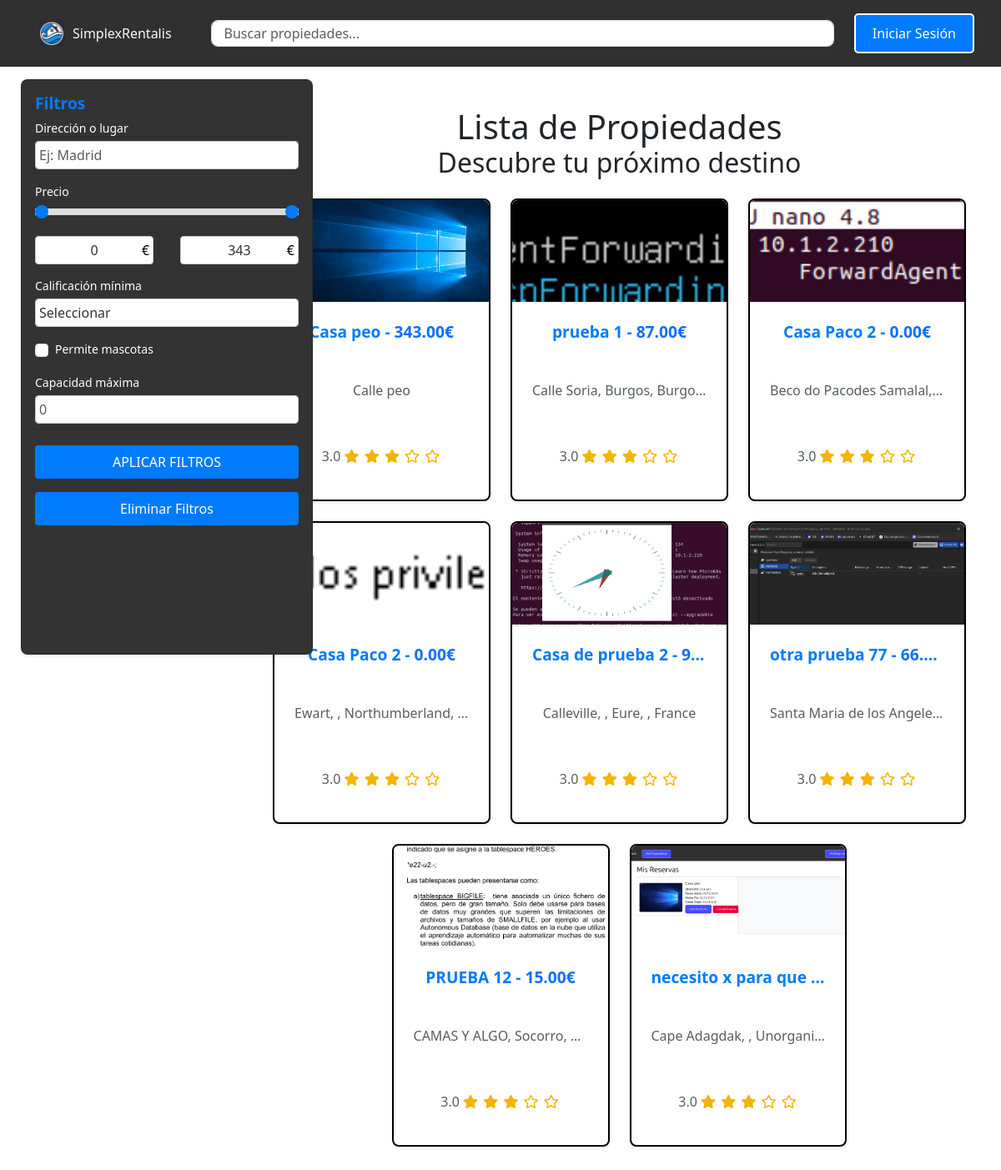
Page /propiedades/ on the committed database.
### SimplexRentalisAPP/models.py (models this page shows, shortened)
class Propiedades(models.Model):
    id = models.AutoField(primary_key=True)
    nombre = models.CharField(max_length=100, blank=False, null=False)
    descripcion = models.TextField(max_length=3000, blank=True, null=True)
    direccion = models.CharField(max_length=300, blank=False, null=False)
    precio_noche = MoneyField(max_digits=10, decimal_places=2, blank=False, null=False, default_currency='EUR')
    propietario = models.ForeignKey('User', on_delete=models.CASCADE, related_name='propiedades', blank=False, null=False)
    calificacion = models.DecimalField(
        default=3.0,
        blank=False,
        null=False,
        max_digits=3,
        validators=[MinValueValidator(1), MaxValueValidator(5)],
        decimal_places=1
    )
    permite_mascotas = models.BooleanField(default=False)
    en_mantenimiento = models.BooleanField(default=False)
    capacidad_maxima = models.IntegerField(default=1, blank=False, null=False)
    cantidad_banos = models.IntegerField(default=1, blank=False, null=False)
    cantidad_dormitorios = models.IntegerField(default=1, blank=False, null=False)
    galeria = models.ForeignKey('Galeria', on_delete=models.CASCADE, related_name='propiedades_galeria', blank=True, null=True)
    class Meta:
        constraints = [
            models.UniqueConstraint(fields=['direccion', 'propietario'], name='unique_direccion_propietario')
        ]

### SimplexRentalisAPP/views.py (the view)
# urls.py: path('propiedades/', views.propiedades, name='propiedades'),
def propiedades(request):
    query = request.GET.get('q')
    direccion = request.GET.get('direccion')
    precio_min = request.GET.get('precio_min')
    precio_max = request.GET.get('precio_max')
    calificacion = request.GET.get('calificacion')
    permite_mascotas = request.GET.get('permite_mascotas')
    capacidad_maxima = request.GET.get('capacidad_maxima')
    precio_minimo = Propiedades.objects.aggregate(min_precio=Min('precio_noche'))['min_precio'] or 0
    precio_maximo = Propiedades.objects.aggregate(max_precio=Max('precio_noche'))['max_precio'] or 10000
    form = FiltroPropiedadesForm(request.GET)
    propiedades = Propiedades.objects.prefetch_related('gallery_images').filter(en_mantenimiento=False)
    if query:
        propiedades = propiedades.filter(
            Q(nombre__icontains=query) | Q(direccion__icontains=query)
        )
    if form.is_valid():
        if direccion:
            propiedades = propiedades.filter(direccion__icontains=direccion)
        if precio_min:
            propiedades = propiedades.filter(precio_noche__gte=precio_min)
        if precio_max:
            propiedades = propiedades.filter(precio_noche__lte=precio_max)
        if calificacion:
            propiedades = propiedades.filter(calificacion__gte=int(calificacion))
        if permite_mascotas:
            propiedades = propiedades.filter(permite_mascotas=(permite_mascotas == 'True'))
        if capacidad_maxima:
            propiedades = propiedades.filter(capacidad_maxima__gte=capacidad_maxima)  # Usar `gte` para capacidad máxima
    for propiedad in propiedades:
        portada = propiedad.gallery_images.filter(portada=True).order_by('id').first()
        if not portada:
            portada = propiedad.gallery_images.order_by('id').first()
        propiedad.portada = portada.imagen.url if portada else "/static/images/default_property.jpg"
    if 'precio_max' not in request.GET:
        form.fields['precio_max'].initial = precio_maximo
    if 'precio_min' not in request.GET:
        form.fields['precio_min'].initial = precio_minimo
    context = {
        'propiedades': propiedades,
        'form': form,
        'precio_minimo': precio_minimo,
        'precio_maximo': precio_maximo,
        'query': query
    }
    return render(request, 'SimplexRentalisAPP/propiedades_list.html', context)

### SimplexRentalisAPP/forms.py
class FiltroPropiedadesForm(forms.Form):
    direccion = forms.CharField(required=False, label="Dirección o Lugar", widget=forms.TextInput(attrs={'class': 'form-control'}))
    precio_min = forms.DecimalField(required=False, label="Precio Mínimo", widget=forms.NumberInput(attrs={'class': 'form-control'}))
    precio_max = forms.DecimalField(required=False, label="Precio Máximo", widget=forms.NumberInput(attrs={'class': 'form-control'}))
    calificacion = forms.ChoiceField(required=False, label="Calificación Mínima", choices=[('', 'Cualquiera'), ('1', '1'), ('2', '2'), ('3', '3'), ('4', '4'), ('5', '5')], widget=forms.Select(attrs={'class': 'form-control'}))
    permite_mascotas = forms.ChoiceField(required=False, label="Permite Mascotas", choices=[('', 'Cualquiera'), ('True', 'Sí'), ('False', 'No')], widget=forms.Select(attrs={'class': 'form-control'}))

### SimplexRentalisAPP/templates/SimplexRentalisAPP/propiedades_list.html (shortened to what this page needs)
{% extends 'base.html' %}
{% load static %}
{% block content %}
<div class="container mt-5">
    <div class="row">
        <div class="col-md-3 mb-4">
            <div class="card shadow-sm rounded-3 p-3 fixed-left no-animation">
                <h5 class="card-title">Filtros</h5>
                <form id="filtroForm" method="get" action="{% url 'propiedades' %}">
                    <div class="mb-3">
                        <label for="direccion" class="form-label">Dirección o lugar</label>
                        <input type="text" class="form-control" id="direccion" name="direccion" placeholder="Ej: Madrid" value="{{ request.GET.direccion }}">
                    </div>
                    <label for="minPrice" class="form-label">Precio</label>
                    <div class="slider-container">
                        <div class="range-slider">
                            <input type="range" id="minPrice" name="precio_min" min="{{ precio_minimo }}" max="{{ precio_maximo }}"
                            value="{{ request.GET.precio_min|default:precio_minimo }}" oninput="updatePriceValues()" class="slider thumb-lower">
                            <input type="range" id="maxPrice" name="precio_max" min="{{ precio_minimo }}" max="{{ precio_maximo }}"
                            value="{{ request.GET.precio_max|default:precio_maximo }}" oninput="updatePriceValues()" class="slider">
                        </div>
                        <div class="price-range">
                            <div style="position: relative; width: 45%;">
                                <input type="text" id="minPriceValue" value="{{ request.GET.precio_min|default:precio_minimo }}">
                                <span>€</span>
                            </div>
                            <div style="position: relative; width: 45%;">
                                <input type="text" id="maxPriceValue" value="{{ request.GET.precio_max|default:precio_maximo }}">
                                <span>€</span>
                            </div>
                        </div>
                    </div>
                    <div class="mb-3">
                        <label for="calificacion" class="form-label">Calificación mínima</label>
                        <select class="form-control" id="calificacion" name="calificacion">
                            <option value="">Seleccionar</option>
                        </select>
                    </div>
                    <div class="mb-3 form-check">
                        <input type="checkbox" class="form-check-input" id="permite_mascotas" name="permite_mascotas" {% if request.GET.permite_mascotas %}checked{% endif %}>
                        <label class="form-check-label" for="permite_mascotas">Permite mascotas</label>
                    </div>
                    <div class="mb-3">
                        <label for="capacidad_maxima" class="form-label">Capacidad máxima</label>
                        <input type="number" class="form-control" id="capacidad_maxima" name="capacidad_maxima" placeholder="0" value="{{ request.GET.capacidad_maxima }}">
                    </div>
                    <button type="submit" class="btn btn-primary w-100">Aplicar Filtros</button>
                    <button type="button" class="btn btn-secondary w-100 mt-3" id="eliminarFiltrosBtn">Eliminar Filtros</button>
                </form>
            </div>
        </div>
        <div class="col-md-9">
            <div class="position-relative mb-4">
                <h1 class="text-center m-0">{% if query %}Resultados de Búsqueda{% else %}Lista de Propiedades{% endif %}</h1>
                <h2 class="text-center m-0">{% if query %}Tu próximo destino segun tus indicaciones{% else %}Descubre tu próximo destino{% endif %}</h2>
            </div>
            <div class="row justify-content-center">
                {% if propiedades %}
                    {% for propiedad in propiedades %}
                    <div class="col-12 col-md-6 col-lg-4 mb-4 d-flex align-items-stretch">
                        <div class="propiedad-card-wrapper position-relative">
                            <a href="{% url 'propiedad_detallada' propiedad.pk %}" class="text-decoration-none">
                                <div class="card propiedad-card shadow-sm rounded-3 overflow-hidden" style="height: 100%; display: flex; flex-direction: column;">
                                    <div class="card-image" style="height: 200px; overflow: hidden;">
                                        <img src="{{ propiedad.portada }}" class="img-fluid rounded-top" alt="Imagen de {{ propiedad.nombre }}" style="width: 100%; height: 100%; object-fit: cover;">
                                    </div>
                                    <div class="card-body p-4" style="flex-grow: 1;">
                                        <h5 class="card-title text-truncate">{{ propiedad.nombre }} - <span class="text-primary">{{ propiedad.precio_noche }}€</span></h5>
                                        <p class="card-text text-muted text-truncate">{{ propiedad.direccion }}</p>
                                        <p class="text-muted">
                                            {{ propiedad.calificacion|default:"-" }}
                                            <span class="stars">
                                                {% for i in "12345" %}
                                                    {% if forloop.counter <= propiedad.calificacion %}
                                                        <i class="fas fa-star"></i>
                                                    {% else %}
                                                        <i class="far fa-star"></i>
                                                    {% endif %}
                                                {% endfor %}
                                            </span>
                                        </p>
                                    </div>
                                </div>
                            </a>
                        </div>
                    </div>
                    {% endfor %}
                {% else %}
                    <p class="text-center text-muted">No hay propiedades que coincidan con los filtros.</p>
                {% endif %}
            </div>
        </div>
    </div>
</div>
{% endblock %}

### static/css/style.css (style rules this page uses)
body { padding-top: 60px; }
.propiedad-card { display: flex; flex-direction: column; border: 1px solid #ddd; border-radius: 5px; overflow: hidden; transition: box-shadow 0.3s; background-color: #ffffff; text-align: center; height: 100%; }
.col-12.col-md-6.col-lg-4 { display: flex; flex-direction: column; }
.row.justify-content-center { display: flex; justify-content: center; }
.btn { background-color: #007bff; color: white; padding: 10px 20px; border-radius: 5px; text-decoration: none; }
.d-flex { display: flex; align-items: center; }
.propiedad-card { display: block; border: 1px solid #ddd; border-radius: 10px; overflow: hidden; transition: box-shadow 0.3s, transform 0.3s ease-in-out; background-color: #ffffff; text-align: center; height: 100%; }
.card-body { padding: 20px; color: #333; flex-grow: 1; display: flex; flex-direction: column; justify-content: space-between; }
.card-title { font-size: 1.2rem; font-weight: bold; color: #007bff; }
.card-text { color: #666; font-size: 0.9rem; }
.card-image { height: 200px; overflow: hidden; }
.card-image img { width: 100%; height: 100%; object-fit: cover; }
.form-control, .form-control-lg { border-radius: 8px; padding: 15px; }
input[type="checkbox"] { margin-right: 8px; }
.btn-primary { background-color: #007bff; border-radius: 8px; padding: 12px 20px; text-transform: uppercase; transition: background-color 0.3s ease; }
.text-truncate { white-space: nowrap; overflow: hidden; text-overflow: ellipsis; }
.stars { color: #f0ad4e; }
.stars .fa-star, .stars .fa-star-half-alt, .stars .far.fa-star { margin-right: 2px; }
.propiedad-card-wrapper { position: relative; }
.card { height: 100%; display: flex; flex-direction: column; transition: transform 0.3s, box-shadow 0.3s; }
.propiedad-card { border: 2px solid #000000; border-radius: 10px; overflow: hidden; background: #fff; box-shadow: 0 4px 8px rgba(0, 0, 0, 0.1); }
.card-body { flex-grow: 1; padding: 1rem; }
.card-image { height: 250px; overflow: hidden; position: relative; width: 100%; }
.card-body { display: flex; flex-direction: column; justify-content: space-between; height: 100%; padding: 0 15px; box-sizing: border-box; }
.card-title { font-size: 1.2rem; font-weight: 600; line-height: 1.2; overflow: hidden; text-overflow: ellipsis; white-space: nowrap; }
.card-text { font-size: 1rem; color: #666; overflow: hidden; text-overflow: ellipsis; white-space: nowrap; }
.stars i { color: #f4b400; }
.fixed-left { width: 350px; position: fixed; left: 0; top: 85px; height: calc(100vh - 110px); z-index: 1000; overflow-y: auto; background-color: #333; color: #fff; padding: 20px; box-sizing: border-box; margin: 10px 20px 5px 25px; }
.fixed-left input[type="text"], .fixed-left input[type="number"], .fixed-left select { width: 100%; padding: 4px; margin: 5px 0; box-sizing: border-box; background-color: #fff; color: #333; border: 1px solid #ccc; border-radius: 4px; }
.fixed-left label { font-size: 14px; margin-bottom: 5px; display: block; }
.fixed-left button { width: 100%; padding: 8px; margin-top: 10px; background-color: #007bff; color: #fff; border: none; border-radius: 4px; cursor: pointer; }
.slider-container { width: 100%; margin: 10px 0; }
.range-slider { position: relative; width: 100%; height: 8px; background: #ddd; margin-bottom: 20px; }
.range-slider input[type="range"] { position: absolute; width: 100%; height: 8px; background: none; pointer-events: none; -webkit-appearance: none; z-index: 2; }
.price-range { display: flex; justify-content: space-between; margin-top: 10px; }
.price-range input { width: 45%; text-align: center; border: 1px solid #ccc; border-radius: 4px; padding: 3px; position: relative; }
.price-range span { position: absolute; right: 5px; top: 50%; transform: translateY(-50%); pointer-events: none; color: #000; }
.no-animation { opacity: 1; transition: none !important; }

### rows in the picture
Propiedades: shows a picture, nombre "Casa peo", precio_noche "343.00", direccion "Calle peo", calificacion "3.0"
Propiedades: shows a picture, nombre "prueba 1", precio_noche "87.00", direccion "Calle Soria, Burgos, Burgo…", calificacion "3.0"
Propiedades: shows a picture, nombre "Casa Paco 2", precio_noche "0.00", direccion "Beco do Pacodes Samalal,…", calificacion "3.0"
Propiedades: shows a picture, nombre "Casa Paco 2", precio_noche "0.00", direccion "Ewart, , Northumberland,…", calificacion "3.0"
Propiedades: shows a picture, nombre "Casa de prueba 2", precio_noche "9…", direccion "Calleville, , Eure, , France", calificacion "3.0"
Propiedades: shows a picture, nombre "otra prueba 77", precio_noche "66.…", direccion "Santa Maria de los Angele…", calificacion "3.0"
Propiedades: shows a picture, nombre "PRUEBA 12", precio_noche "15.00", direccion "CAMAS Y ALGO, Socorro,…", calificacion "3.0"
Propiedades: shows a picture, nombre "necesito x para que…", direccion "Cape Adagdak, , Unorgani…", calificacion "3.0"
